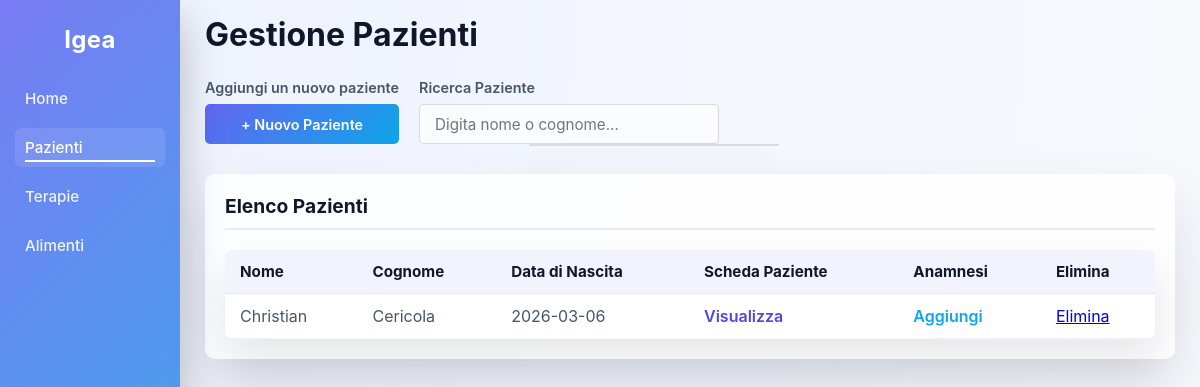
The page /pazienti.php on the database as committed earlier.
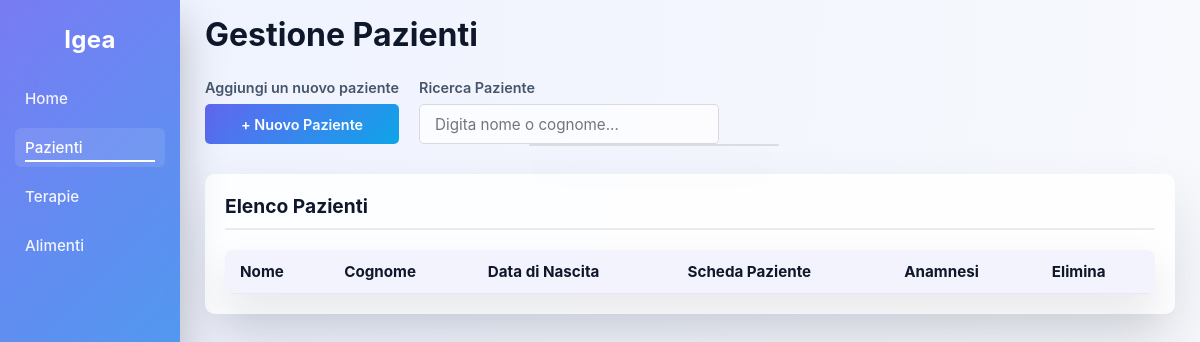
The same page on the database as committed later.
### tables this page shows
CREATE TABLE `paziente` (
  `id` int(11) NOT NULL,
  `nome` varchar(50) NOT NULL,
  `cognome` varchar(50) NOT NULL,
  `datanascita` date NOT NULL,
  `citta` varchar(50) NOT NULL,
  `indirizzo` varchar(200) NOT NULL,
  `civico` int(11) NOT NULL,
  `professione` varchar(50) DEFAULT NULL,
  `email` varchar(300) DEFAULT NULL,
  `telefono` varchar(20) DEFAULT NULL
);

### pazienti.php (the view, shortened to what this page needs)
<?php
$conn = new mysqli("localhost", "root", "", "terranova");
?>
<!DOCTYPE html>
<html lang="it">
<head>
    <link rel="stylesheet" href="style.css">
</head>
<body>
    <aside class="sidebar">
        <h1>Igea</h1>
        <nav>
            <a href="index.php">Home</a>
            <a href="pazienti.php" class="active">Pazienti</a>
            <a href="farmaci.php">Terapie</a>
            <a href="alimenti.php">Alimenti</a>
        </nav>
    </aside>
    <main class="main-content">
        <div>
            <h1 style="font-size: 2rem; color: #0f172a; margin-bottom: 25px; margin-top: 0;">Gestione Pazienti</h1>
            <div style="display: flex; align-items: flex-end; gap: 20px; margin-bottom: 30px;">
                <div>
                    <label style="display: block; font-size: 0.9rem; color: #475569; margin-bottom: 8px; font-weight: 600;">Aggiungi un nuovo paziente</label>
                    <a href="nuovo_paziente.php" class="btn-azione" style="height: 40px; padding: 0 20px; display: flex; align-items: center; justify-content: center; box-sizing: border-box; text-decoration: none;">+ Nuovo Paziente</a>
                </div>
                <div style="position: relative;">
                    <label style="display: block; font-size: 0.9rem; color: #475569; margin-bottom: 8px; font-weight: 600;">Ricerca Paziente</label>
                    <input type="text" id="searchPaziente" placeholder="Digita nome o cognome..." autocomplete="off" style="width: 300px; height: 40px; padding: 0 15px; border: 1px solid rgba(15,23,42,0.15); border-radius: 5px; box-sizing: border-box; font-size: 0.95rem; outline: none;">
                    <div id="risultatiRicerca"></div>
                </div>
            </div>
        </div>
        <div class="card-cruscotto">
            <h2 style="margin-top:0;">Elenco Pazienti</h2>
            <table>
                <thead>
                    <tr>
                        <th>Nome</th>
                        <th>Cognome</th>
                        <th>Data di Nascita</th>
                        <th>Scheda Paziente</th>
                        <th>Anamnesi</th>
                        <th>Elimina</th>
                    </tr>
                </thead>
                <tbody>
                <?php
                $query = "SELECT * FROM paziente ORDER BY cognome";
                $result = $conn->query($query);
                while ($row = $result->fetch_assoc()) {
                    echo "<tr>";
                    echo "<td>{$row['nome']}</td>";
                    echo "<td>{$row['cognome']}</td>";
                    echo "<td>{$row['datanascita']}</td>";
                    echo "<td>
                            <a href='scheda_paziente.php?id={$row['id']}' style='font-weight:600; text-decoration:none; color:#4f46e5;'>Visualizza</a>
                          </td>";
                    echo "<td>
                            <a href='aggiungi_anamnesi.php?id={$row['id']}' style='font-weight:600; text-decoration:none; color:#0ea5e9;'>Aggiungi</a>
                          </td>";
                    echo "<td>
                            <a href='#' onclick=\"confermaEliminazione('elimina_paziente.php?id=".$row['id']."'); return false;\">Elimina</a>
                          </td>";
                    echo "</tr>";
                }
                ?>
                </tbody>
            </table>
        </div>
    </main>
</body>
</html>

### style.css (style rules this page uses)
* { margin: 0; padding: 0; box-sizing: border-box; font-family: "Inter", system-ui, -apple-system, BlinkMacSystemFont, sans-serif; }
body { min-height: 100vh; background: radial-gradient(circle at top left, #eef2ff, #f8fafc); color: #0f172a; }
.sidebar { position: fixed; top: 0; left: 0; width: 180px; height: 100vh; z-index: 100; backdrop-filter: blur(14px); background: linear-gradient( 135deg, rgba(99,102,241,0.85), rgba(14,165,233,0.85) ); box-shadow: 0 20px 40px rgba(0,0,0,0.25); padding: 15px; }
.sidebar h1 { font-size: 1.5rem; margin-top: 10px; margin-bottom: 25px; text-align: center; color: white; letter-spacing: 0.3px; font-weight: 700; }
.sidebar nav { display: flex; flex-direction: column; gap: 10px; }
.sidebar nav a { color: white; text-decoration: none; padding: 10px; border-radius: 6px; font-size: 0.95rem; font-weight: 500; opacity: 0.9; transition: background 0.2s, color 0.2s, opacity 0.2s; position: relative; }
.sidebar nav a::after { content: ""; position: absolute; left: 10px; bottom: 5px; width: 0; height: 2px; background: white; transition: width 0.25s ease; }
.sidebar nav a:hover::after, .sidebar nav a.active::after { width: calc(100% - 20px); }
.sidebar nav a:hover, .sidebar nav a.active { opacity: 1; background-color: rgba(255, 255, 255, 0.1); }
.main-content { margin-left: 180px; padding: 15px 25px; }
#risultatiRicerca { position: absolute; top: 100%; left: 110px; width: 250px; border-radius: 6px; border: 1px solid rgba(15,23,42,0.15); background: rgba(255,255,255,0.97); box-shadow: 0 20px 40px rgba(15,23,42,0.15); z-index: 1000; max-height: 300px; overflow-y: auto; }
.card-cruscotto { background: rgba(255,255,255,0.85); backdrop-filter: blur(16px); border-radius: 10px; padding: 20px; box-shadow: 0 30px 60px rgba(15,23,42,0.12), inset 0 1px 0 rgba(255,255,255,0.4); }
.card-cruscotto h2 { margin-top: 0; font-size: 1.2rem; font-weight: 700; border-bottom: 2px solid rgba(15, 23, 42, 0.08); padding-bottom: 10px; margin-bottom: 15px; color: #0f172a; }
.btn-azione { display: inline-block; background: linear-gradient(135deg, #6366f1, #0ea5e9); color: white; text-decoration: none; padding: 8px 15px; border-radius: 5px; font-size: 0.9rem; font-weight: 600; border: none; cursor: pointer; transition: transform 0.2s ease, box-shadow 0.2s ease; }
label { display: block; margin-bottom: 5px; font-weight: 600; color: #0f172a; font-size: 0.9rem; }
input[type="text"], input[type="date"], input[type="email"], input[type="tel"], select { width: 100%; padding: 10px; border-radius: 6px; border: 1px solid rgba(15,23,42,0.15); background: rgba(255,255,255,0.7); font-size: 1rem; box-sizing: border-box; transition: border-color 0.2s, box-shadow 0.2s; }
table { width: 100%; border-collapse: collapse; background: white; border-radius: 8px; overflow: hidden; box-shadow: 0 20px 40px rgba(15,23,42,0.1); margin-top: 20px; }
th, td { padding: 12px 15px; text-align: left; border-bottom: 1px solid rgba(15,23,42,0.05); }
th { background-color: rgba(99,102,241,0.08); font-weight: 700; color: #0f172a; font-size: 0.95rem; }
td { color: #475569; }

Rows that differ between the two databases and show on the page:
removed paziente: nome "Christian", cognome "Cericola", datanascita "2026-03-06"
